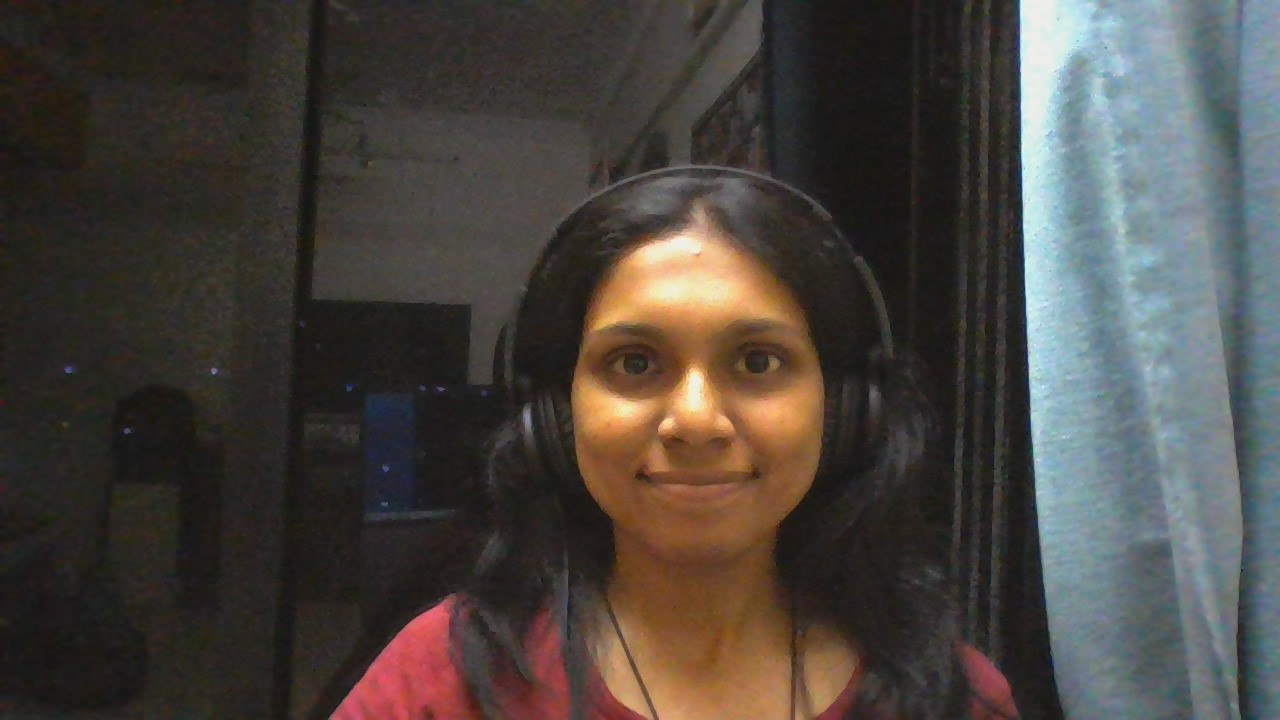
#> input picture Group 17 Mini Project 2B Virtual Vigilance/current/ref1.jpg, 1280 x 720 px
$ python final.py
#> lines starting #> are read from the running program, lines starting #| are printed output that depends on the picture; after the words box and inside, x2 and y2 are one past the last pixel; in counts of white or black regions, pixels touching at a corner belong together
#only camera with 5 warning close with cmd
import threading
import cv2
import numpy as np
from deepface import DeepFace
import time
import webbrowser
import os

# Initialize video capture object to capture frames from the webcam
cap = cv2.VideoCapture(0, cv2.CAP_DSHOW)
url = "https://forms.gle/sjDUeoFtmqcMwA4j7"
testOpen = 0

if not cap.isOpened():
    print("Error: Unable to open the camera.")
    exit()

# Set the frame width and height
cap.set(cv2.CAP_PROP_FRAME_WIDTH, 640)
cap.set(cv2.CAP_PROP_FRAME_HEIGHT, 480)

# Initialize variables such as a counter to keep track of frame counts and variables related to warnings
counter = 0
face_match = False
eye_warning = False
lip_warning = False
head_warning = False
prev_frame_gray = None
prev_pts = None
prev_frame = None
total_warnings = 0

reference_img = cv2.imread("ref1.jpg")
#> reference_img is the input picture: shape (720, 1280, 3); mean B, G, R 63.9, 68.6, 73.4

def check_face(frame):
    global face_match
    try:
        if DeepFace.verify(frame, reference_img.copy())['verified']:
            face_match = True
        else:
            face_match = False
    except ValueError:
        pass

def check_eyes(frame):
    global eye_warning, prev_frame_gray, prev_pts
    print("Calculating eye movement...")
    eye_cascade = cv2.CascadeClassifier(cv2.data.haarcascades + 'haarcascade_eye.xml')
    gray = cv2.cvtColor(frame, cv2.COLOR_BGR2GRAY)
    eyes = eye_cascade.detectMultiScale(gray, scaleFactor=1.1, minNeighbors=3, minSize=(30, 30))

    if len(eyes) > 0:
        for (x, y, w, h) in eyes:
            print("Eye coordinates (x, y, w, h):", x, y, w, h)
            roi_gray = gray[y:y + h, x:x + w]
            roi_color = frame[y:y + h, x:x + w]
            if prev_frame_gray is not None and prev_pts is not None:
                pts, st, err = cv2.calcOpticalFlowPyrLK(prev_frame_gray, gray, prev_pts, None)
                good_new = pts[st == 1]
                good_old = prev_pts[st == 1]
                mean_displacement = np.mean(np.sqrt(np.sum(np.square(good_new - good_old), axis=1)))
                print("Mean displacement for eyes:", mean_displacement)
                if mean_displacement > 5:
                    eye_warning = True
                    break
            prev_frame_gray = gray.copy()
            prev_pts = cv2.goodFeaturesToTrack(roi_gray, maxCorners=20, qualityLevel=0.01, minDistance=10)
    else:
        eye_warning = True

def check_lips(frame):
    global lip_warning, prev_frame_gray
    gray = cv2.cvtColor(frame, cv2.COLOR_BGR2GRAY)
    gray = cv2.GaussianBlur(gray, (21, 21), 0)

    if prev_frame_gray is None:
        prev_frame_gray = gray
        return

    frame_diff = cv2.absdiff(prev_frame_gray, gray)
    _, thresh = cv2.threshold(frame_diff, 25, 255, cv2.THRESH_BINARY)
    thresh = cv2.dilate(thresh, None, iterations=2)

    contours, _ = cv2.findContours(thresh.copy(), cv2.RETR_EXTERNAL, cv2.CHAIN_APPROX_SIMPLE)

    for contour in contours:
        if cv2.contourArea(contour) < 1000:
            continue
        lip_warning = True
        break
    else:
        lip_warning = False

    prev_frame_gray = gray

def check_head_movement(frame):
    global head_warning, prev_frame
    print("Calculating head movement...")
    gray = cv2.cvtColor(frame, cv2.COLOR_BGR2GRAY)

    if prev_frame is None:
        prev_frame = gray
        return

    flow = cv2.calcOpticalFlowFarneback(prev_frame, gray, None, 0.5, 3, 15, 3, 5, 1.2, 0)
    magnitude, _ = cv2.cartToPolar(flow[..., 0], flow[..., 1])
    motion_threshold = 5
    motion_mask = magnitude > motion_threshold
    motion_percentage = np.mean(motion_mask)
    print("Motion percentage for head movement:", motion_percentage)
    head_warning = motion_percentage > 0.05

    prev_frame = gray

while True:
    ret, frame = cap.read()
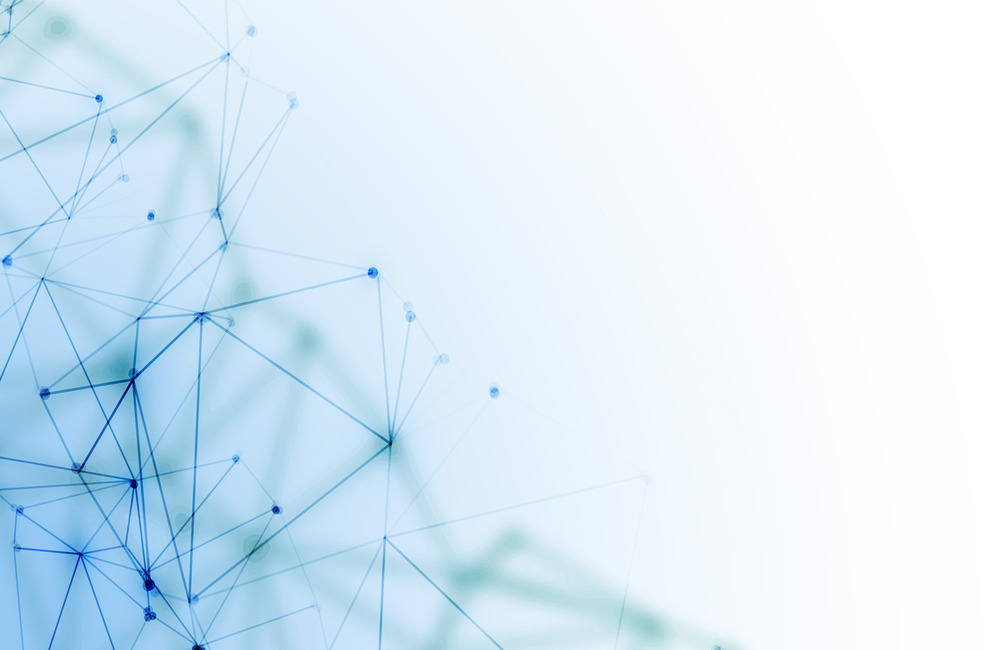
#> input picture Group 17 Mini Project 2B Virtual Vigilance/current/bgimage.jpeg, 1000 x 650 px, given in place of the camera
#> frame is the input picture: shape (650, 1000, 3); mean B, G, R 247.6, 235.4, 217.8

    if ret:
        print("Processing frame:", counter)

        if counter % 30 == 0:
            threading.Thread(target=check_face, args=(frame.copy(),)).start()
            threading.Thread(target=check_eyes, args=(frame.copy(),)).start()
            threading.Thread(target=check_lips, args=(frame.copy(),)).start()
            threading.Thread(target=check_head_movement, args=(frame.copy(),)).start()
        counter += 1

        if face_match:
            cv2.putText(frame, "MATCH!", (20, 450), cv2.FONT_HERSHEY_SIMPLEX, 2, (0, 255, 0), 3)
            if(testOpen == 0):
                webbrowser.open(url)
                testOpen = 1
                time.sleep(5)

        else:
            cv2.putText(frame, "NOT MATCH!", (20, 450), cv2.FONT_HERSHEY_SIMPLEX, 2, (0, 0, 255), 3)
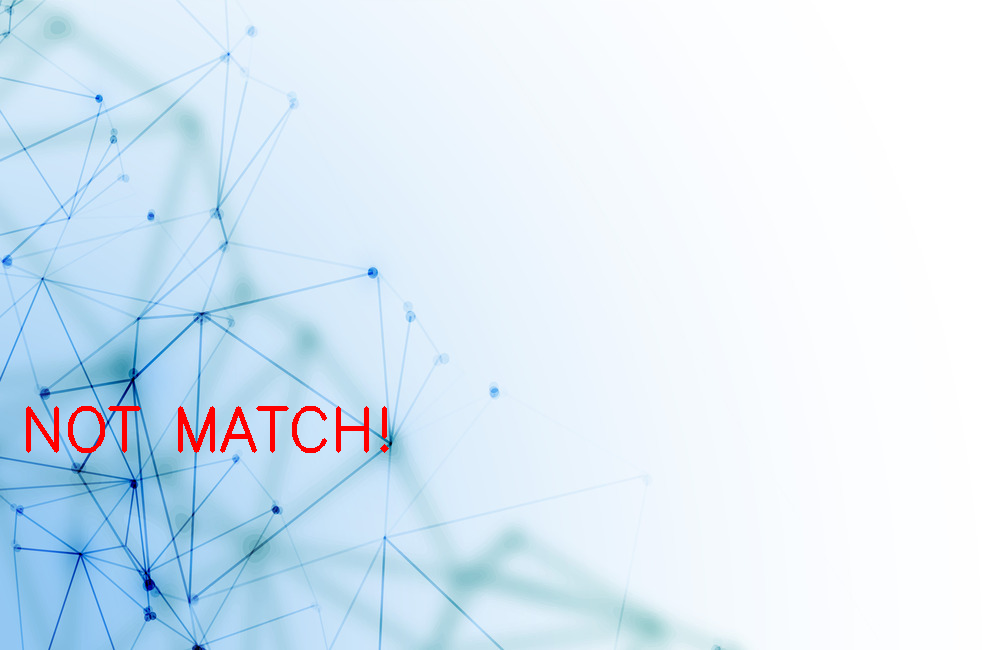
#> frame: shape (650, 1000, 3); 0.7% of pixels changed, all inside (x1, y1, x2, y2) = (26, 406, 389, 453)
            time.sleep(1)

        if eye_warning:
            cv2.putText(frame, "EYE WARNING!", (20, 80), cv2.FONT_HERSHEY_SIMPLEX, 1, (0, 255, 0), 2)  # Changed color to green
            time.sleep(1)
        if lip_warning:
            cv2.putText(frame, "LIP WARNING!", (20, 120), cv2.FONT_HERSHEY_SIMPLEX, 1, (0, 255, 0), 2)  # Changed color to green
            time.sleep(1)
        if head_warning:
            cv2.putText(frame, "HEAD MOVEMENT WARNING!", (20, 160), cv2.FONT_HERSHEY_SIMPLEX, 1, (0, 255, 0), 2)  # Changed color to green
            time.sleep(1)
        cv2.imshow("video", frame)

        print("Total warnings so far:", total_warnings)
        print("Face Match:", face_match)
        print("Eye Warning:", eye_warning)
        print("Lip Warning:", lip_warning)
        print("Head Warning:", head_warning)

        if eye_warning or lip_warning or head_warning:
            total_warnings += 1
            if total_warnings >= 25:
                print("Total warnings reached. Closing program.")
                os.system("taskkill /im msedge.exe /f")
                break

    key = cv2.waitKey(1)
#> (key q is pressed here)
    if key == ord("q"):
        break

cap.release()
cv2.destroyAllWindows()
